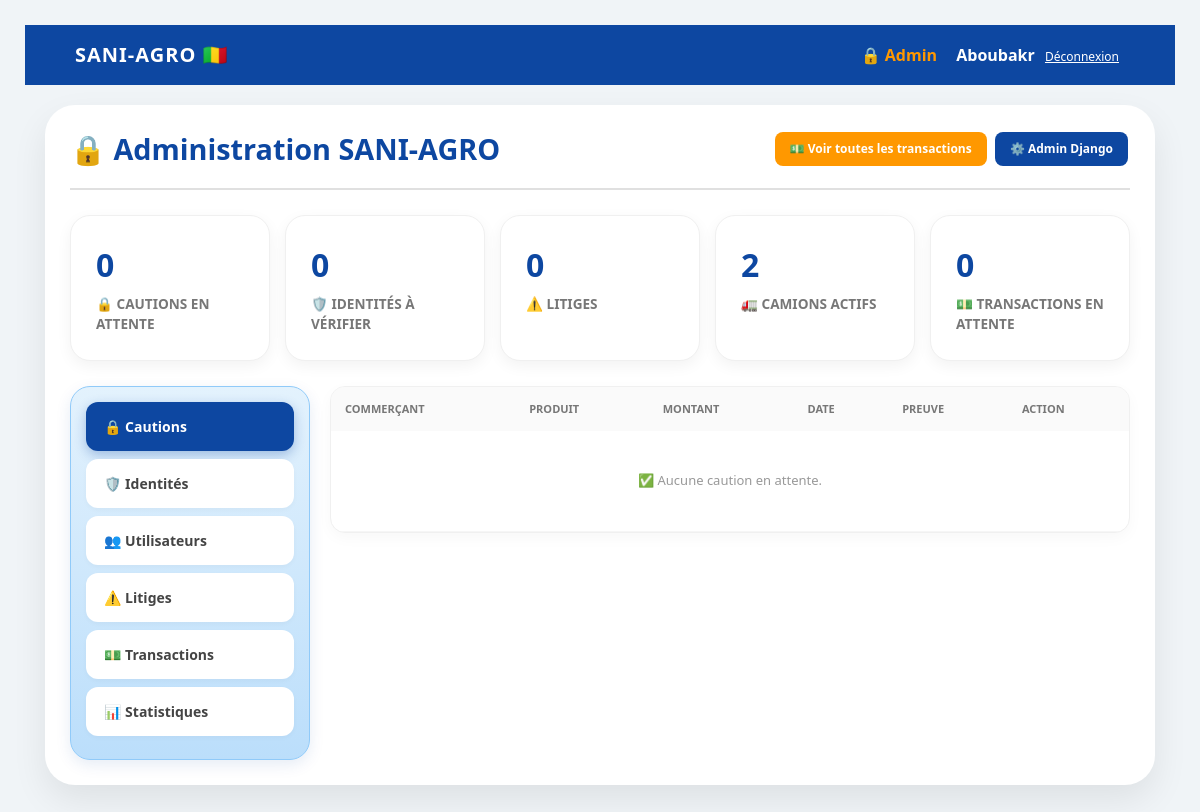
The page /tableau-de-bord-admin/ (signed in) on the database as committed earlier.
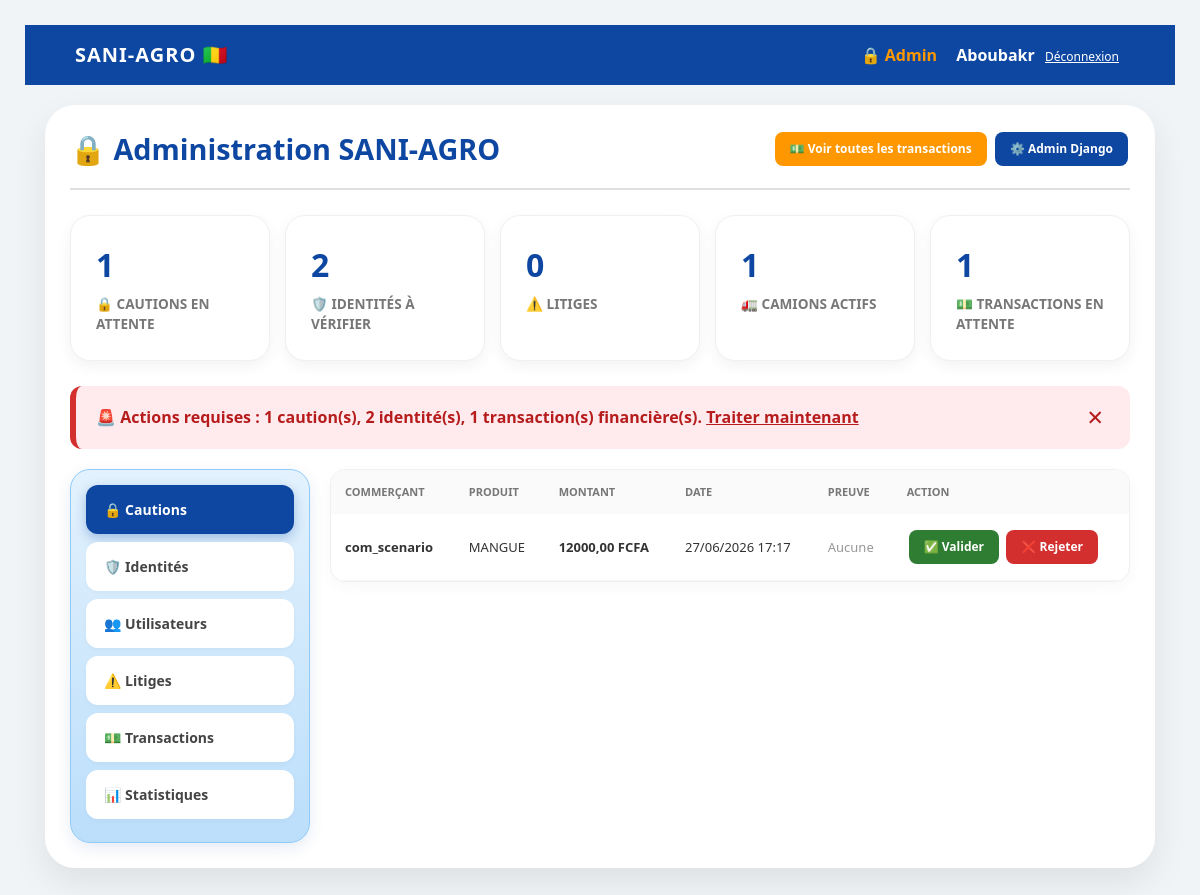
The same page on the database as committed later.
### gestion_agro/models.py (models this page shows, shortened)
class Reservation(models.Model):
    CHOIX_PAIEMENT = [('OM', 'Orange Money'), ('MOOV', 'Moov Money'), ('CASH', 'Espèces/Dépôt')]
    STATUT_CAUTION = [
        ('NON_PAYE', 'Non payée'),
        ('ATTENTE_VALIDATION', 'En attente de validation'),
        ('PAYE', 'Payée'),
        ('BLOQUEE', 'Bloquée'),
        ('LIBEREE', 'Libérée'),
    ]
    produit = models.ForeignKey(ProduitAgricole, on_delete=models.CASCADE)
    commercant = models.ForeignKey(Commercant, on_delete=models.CASCADE)
    quantite_voulue = models.PositiveIntegerField(default=0)
    date_reservation = models.DateTimeField(auto_now_add=True)
    marche_destination = models.CharField(max_length=50, choices=LISTE_MARCHES, default='MEDINE')
    mode_paiement = models.CharField(max_length=20, choices=CHOIX_PAIEMENT, default='CASH')
    ref_transaction = models.CharField(max_length=100, null=True, blank=True)
    statut_caution = models.CharField(
        max_length=30,
        choices=STATUT_CAUTION,
        default='NON_PAYE'
    )
    statut_livraison = models.CharField(
        max_length=20,
        choices=[
            ('A_EXPEDIER', 'À expédier'),
            ('EN_TRANSIT', 'En transit'),
            ('LIVRE', 'Livré'),
        ],
        default='A_EXPEDIER',
        verbose_name="Statut d'expédition"
    )
    statut_reste = models.CharField(
    max_length=20,
    choices=[
        ('NON_PAYE', 'Non payé'),
        ('DECLARE', 'Déclaré payé'),
        ('CONFIRME', 'Confirmé par le producteur'),
        ('LITIGE', 'En litige'),
    ],
    default='NON_PAYE'
)
    date_disponibilite = models.DateField(null=True, blank=True)
    confirmation_producteur = models.BooleanField(default=False)
    prix_total = models.DecimalField(max_digits=12, decimal_places=2, default=0, editable=False)
    caution_20 = models.DecimalField(max_digits=12, decimal_places=2, default=0, editable=False)
    preuve_paiement = models.ImageField(upload_to='preuves_paiement/', null=True, blank=True, verbose_name="Photo du reçu / SMS")

class Commercant(models.Model):
    user = models.OneToOneField(User, on_delete=models.CASCADE, related_name='commercant_profil', null=True, blank=True)
    nom = models.CharField(max_length=100)
    prenom = models.CharField(max_length=100)
    telephone = models.CharField(max_length=20)
    ville_marche = models.CharField(max_length=100)
    est_verifie = models.BooleanField(default=False)
    piece_identite = models.ImageField(upload_to='pieces_identite/', null=True, blank=True)
    type_piece = models.CharField(max_length=30, choices=[
        ('CARTE_IDENTITE', 'Carte d\'identité'),
        ('CARTE_BIOMETRIQUE', 'Carte biométrique/Nina'),
        ('PASSEPORT', 'Passeport'),
    ], default='CARTE_IDENTITE')
    numero_piece = models.CharField(max_length=50, null=True, blank=True)
    est_actif = models.BooleanField(default=True, verbose_name="Compte actif")

class ProduitAgricole(models.Model):
    UNITES =[
        ('KG','Kilogramme'),
        ('TONNE', 'Tonne'),
        ('SAC','Sac'),
    ]
    STATUT_RECOLTE = [
        ('SUR_PIED', '🌳 En cours de maturité (Sur pied)'),
        ('RECOLTE', '📦 Récolté et prêt'),
    ]
    CATEGORIES = [
        ('LEGUMES', '🥬 Légumes'),
        ('FRUITS', '🍎 Fruits'),
        ('CEREALES', '🌾 Céréales'),
        ('TUBERCULES', '🥔 Tubercules'),
    ]
    DUREE_CONSERVATION = {
        'TOMATE': 10,
        'MANGUE': 21,
        'OIGNON': 90,
        'POMME DE TERRE': 60,
        'POMME_DE_TERRE': 60,
        'MAÏS': 180,
        'MAIS': 180,
        'RIZ': 365,
    }
    producteur = models.ForeignKey(Producteur, on_delete=models.CASCADE, null=True, blank=True, related_name='produits')
    categorie = models.CharField(max_length=20, choices=CATEGORIES, default='LEGUMES')
    nom = models.CharField(max_length=100)
    quantite_initiale = models.PositiveBigIntegerField(default=0, verbose_name="Quantité totale prévue")
    quantite_disponible = models.PositiveBigIntegerField(default=0, verbose_name="Reste disponible")
    unite = models.CharField(max_length=10, choices=UNITES, default='KG')
    prix_unitaire = models.DecimalField(max_digits=10, decimal_places=2)
    image = models.ImageField(upload_to='produits/')
    video_demonstration = models.FileField(upload_to='videos_produits/', null=True, blank=True)
    statut_recolte = models.CharField(max_length=20, choices=STATUT_RECOLTE, default='SUR_PIED')
    date_recolte_prevue = models.DateField(null=True, blank=True, verbose_name="Date de récolte prévue")
    zone_production = models.CharField(max_length=50, choices=ZONES_CHOICES, default='SIKASSO')
    zone_origine = models.CharField(max_length=100) # Ex: "Cercle de Yanfolila"
    est_promotion = models.BooleanField(default=False)
    date_publication = models.DateTimeField(auto_now_add=True)
    date_peremption_prevue = models.DateField(null=True, blank=True, verbose_name="Date limite de conservation au champ")
    seuil_alerte = models.PositiveIntegerField(default=500) # Alerte si stock < 500kg

### gestion_agro/views.py (the view)
# urls.py: path('tableau-de-bord-admin/', views.dashboard_admin_stats, name='dashboard_admin_stats'),
@login_required
def dashboard_admin_stats(request):
    if not request.user.is_superuser:
        return redirect('direction_vue')
    cautions_attente = Reservation.objects.filter(statut_caution='ATTENTE_VALIDATION').order_by('-date_reservation')
    producteurs_a_verifier = Producteur.objects.filter(est_verifie=False, piece_identite__isnull=False)
    commercants_a_verifier = Commercant.objects.filter(est_verifie=False, piece_identite__isnull=False)
    transporteurs_a_verifier = Transporteur.objects.filter(est_verifie=False, piece_identite__isnull=False)
    tous_producteurs = Producteur.objects.all()
    tous_commercants = Commercant.objects.all()
    tous_transporteurs = Transporteur.objects.all()
    tous_litiges = Litige.objects.all().order_by('-date_creation')
    transactions_en_attente = Transaction.objects.filter(statut='EN_ATTENTE').order_by('-date_creation')
    nb_transactions_attente = transactions_en_attente.count()
    from django.db.models import Sum, Count, Q
    from datetime import date
    ca_par_produit = Reservation.objects.filter(statut_caution='PAYE').values('produit__nom').annotate(
        total=Sum('prix_total')
    ).order_by('-total')
    ca_par_marche = Reservation.objects.filter(statut_caution='PAYE').values('marche_destination').annotate(
        total=Sum('prix_total')
    ).order_by('-total')
    debut_mois = date.today().replace(day=1)
    livraisons_mois = Livraison.objects.filter(statut='livre', date_livraison_reelle__gte=debut_mois).count()
    top_transporteurs = Transporteur.objects.all().order_by('-score_fiabilite')[:3]
    top_producteurs = Producteur.objects.annotate(
        nb_ventes=Count('produits__reservation', filter=Q(produits__reservation__statut_caution='PAYE'))
    ).order_by('-nb_ventes')[:3]
    context = {
        'nb_litiges': Litige.objects.filter(resolu=False).count(),
        'argent_securise': Reservation.objects.filter(statut_caution='BLOQUEE').aggregate(Sum('caution_20'))['caution_20__sum'] or 0,
        'flux_actif': Livraison.objects.filter(statut__in=['en_route', 'en_attente']).count(),
        'cautions_attente': cautions_attente,
        'nb_cautions': cautions_attente.count(),
        'producteurs_a_verifier': producteurs_a_verifier,
        'commercants_a_verifier': commercants_a_verifier,
        'transporteurs_a_verifier': transporteurs_a_verifier,
        'nb_identites': producteurs_a_verifier.count() + commercants_a_verifier.count() + transporteurs_a_verifier.count(),
        'tous_producteurs': tous_producteurs,
        'tous_commercants': tous_commercants,
        'tous_transporteurs': tous_transporteurs,
        'tous_litiges': tous_litiges,
        'transactions_en_attente': transactions_en_attente,
        'nb_transactions_attente': nb_transactions_attente,
        'ca_par_produit': ca_par_produit,
        'ca_par_marche': ca_par_marche,
        'livraisons_mois': livraisons_mois,
        'top_transporteurs': top_transporteurs,
        'top_producteurs': top_producteurs,
    }
    return render(request, 'gestion_agro/dashboard_admin.html', context)

### gestion_agro/context_processors.py (called while the page is built)
def notifications_non_lues(request):
    if request.user.is_authenticated:
        notif_count = Notification.objects.filter(destinataire=request.user, lu=False).count()
        dernieres_notifs = Notification.objects.filter(destinataire=request.user, lu=False).order_by('-date_creation')[:5]
        return {
            'notif_count': notif_count,
            'dernieres_notifs': dernieres_notifs
        }
    return {'notif_count': 0, 'dernieres_notifs': []}

### templates/gestion_agro/dashboard_admin.html (shortened to what the changed rows need)
{% extends 'gestion_agro/base.html' %}
{% block content %}
{% load static %}
<div class="container">
    <div class="admin-header">
        <h2>🔒 Administration SANI-AGRO</h2>
    </div>
    <div class="stats-grid">
        <div class="stat-card"><div class="stat-number">{{ nb_cautions }}</div><div class="stat-title">🔒 Cautions en attente</div></div>
        <div class="stat-card"><div class="stat-number">{{ nb_identites }}</div><div class="stat-title">🛡️ Identités à vérifier</div></div>
        <div class="stat-card"><div class="stat-number">{{ flux_actif }}</div><div class="stat-title">🚛 Camions actifs</div></div>
        <div class="stat-card"><div class="stat-number">{{ nb_transactions_attente }}</div><div class="stat-title">💵 Transactions en attente</div></div>
    </div>
    {% if nb_cautions > 0 or nb_litiges > 0 or nb_identites > 0 or nb_transactions_attente > 0 %}
    <div class="alert-summary" id="alertSummary">
        <div>
            🚨 <strong>Actions requises :</strong>
            {% if nb_cautions > 0 %}{{ nb_cautions }} caution(s), {% endif %}
            {% if nb_identites > 0 %}{{ nb_identites }} identité(s), {% endif %}
            {% if nb_transactions_attente > 0 %}{{ nb_transactions_attente }} transaction(s) financière(s).{% endif %}
            <a href="#tabs">Traiter maintenant</a>
        </div>
        <button class="close-btn" onclick="document.getElementById('alertSummary').style.display='none'">✕</button>
    </div>
    {% endif %}
    <div class="dashboard-layout" id="tabs">
        <div class="main-content">
            <div id="cautions" class="tab-content active">
                <div class="table-container">
                    <table>
                        <thead><tr><th>Commerçant</th><th>Produit</th><th>Montant</th><th>Date</th><th>Preuve</th><th>Action</th></tr></thead>
                        <tbody>
                            {% for res in cautions_attente %}
                            <tr>
                                <td><strong>{{ res.commercant.user.username }}</strong></td>
                                <td>{{ res.produit.nom }}</td>
                                <td><strong>{{ res.caution_20 }} FCFA</strong></td>
                                <td>{{ res.date_reservation|date:"d/m/Y H:i" }}</td>
                                <td>{% if res.preuve_paiement %}<img src="{{ res.preuve_paiement.url }}" class="img-preview">{% else %}<span style="color:#999;">Aucune</span>{% endif %}</td>
                                <td>
                                    <form method="POST" action="{% url 'valider_caution_admin' %}" style="display:inline;">
                                        <button type="submit" class="btn-admin btn-success">✅ Valider</button>
                                    </form>
                                    <form method="POST" action="{% url 'valider_caution_admin' %}" style="display:inline;">
                                        {% csrf_token %}<input type="hidden" name="reservation_id" value="{{ res.id }}"><input type="hidden" name="action" value="rejeter"><button type="submit" class="btn-admin btn-danger">❌ Rejeter</button>
                                    </form>
                                </td>
                            </tr>
                            {% empty %}
                            <tr><td colspan="6" style="text-align:center;padding:40px;color:#999;">✅ Aucune caution en attente.</td></tr>
                            {% endfor %}
                        </tbody>
                    </table>
                </div>
            </div>
        </div>
    </div>
</div>
{% endblock %}

Rows that differ between the two databases and show on the page:
added Reservation: commercant.user.username "com_scenario", produit.nom "MANGUE", caution_20 "12000,00", date_reservation "27/06/2026 17:17", preuve_paiement "Aucune"
Other text that changed with them:
{{ nb_cautions }}: "0" → "1"
{{ nb_identites }}: "0" → "2"
{{ flux_actif }}: "2" → "1"
{{ nb_transactions_attente }}: "0" → "1"
{{ nb_cautions }}: (not shown) → "1"
{{ nb_identites }}: (not shown) → "2"
{{ nb_transactions_attente }}: (not shown) → "1"
text no longer shown: "✅ Aucune caution en attente."
text now shown: "🚨 Actions requises : caution(s), identité(s), transaction(s) financière(s). Traiter maintenant ✕"
